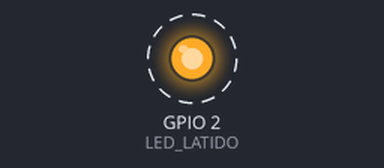
This sketch was run on a simulated ESP32. Shown: output pins drawn as LEDs (lit = HIGH). Dashed ring = blinking. What the sketch prints to the serial monitor is not drawn.

Above: at 0.5 s.
Timing chart, 0 to 3.3 s (numbered marks = the images above):
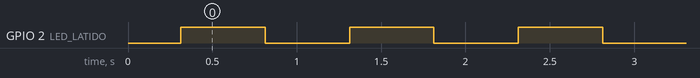

The sketch:

03_hilos_freertos.ino
```cpp
/*
  ============================================================================
  EJEMPLO 3 de 5 - HILOS REALES Y PARALELISMO CON DOS NUCLEOS (FreeRTOS/ESP32)
  ============================================================================
  Placa: ESP32 DevKit (simulable en Wokwi)
  Autor: Cristian Carrera 2024-1932 - ITLA - IA e IoT 2026-C-2

  Aqui se demuestran las DOS ideas separadas que la gente suele confundir:

  (a) CONCURRENCIA CON EXPULSION (preemptive multitasking)
      Dos tareas comparten el Nucleo 1. Una de ellas, "tareaTragona", esta
      escrita a proposito con un delay() de 3 segundos y calculos pesados.
      En el modelo cooperativo del Ejemplo 2 eso habria congelado todo.
      Aqui NO pasa nada: cuando la tareaTragona se duerme o agota su turno,
      el planificador la EXPULSA y le entrega la CPU a la tarea de tiempo
      real. El LED de latido sigue impecable a 1 Hz.

  (b) PARALELISMO VERDADERO
      El ESP32 tiene dos nucleos fisicos. "tareaNucleo0" y "tareaNucleo1"
      corren AL MISMO TIEMPO, cada una en su propio nucleo. Ambas cuentan lo
      mas rapido que pueden durante 1 segundo e imprimen su resultado junto
      con xPortGetCoreID(). Que ambas avancen simultaneamente es la prueba
      de que esto ya no es "turnarse rapido": es ejecutarse a la vez.

  QUE OBSERVAR EN LA DEMOSTRACION
  -------------------------------
  1. El LED de latido nunca se altera, ni siquiera durante los 3 s de la
     tarea tragona. Compare con el Ejemplo 1.
  2. El monitor serie imprime "Nucleo 0" y "Nucleo 1" intercalados, con sus
     contadores creciendo en paralelo.
  3. La prioridad manda: al subir la prioridad de la tarea de latido por
     encima de la tragona, la latencia se mantiene por debajo de 1 ms.
  ============================================================================
*/

const int LED_LATIDO = 2;    // LED integrado del ESP32 DevKit

// ---------------------------------------------------------------------------
// TAREA DE TIEMPO REAL - prioridad ALTA (3)
// Debe encender/apagar el LED con un periodo exacto. Se usa vTaskDelayUntil
// (no vTaskDelay) porque compensa el tiempo que la tarea tardo en ejecutarse
// y evita la deriva acumulativa del reloj.
// ---------------------------------------------------------------------------
void tareaLatido(void *p) {
  TickType_t ultimoDespertar = xTaskGetTickCount();
  bool encendido = false;
  uint32_t pulsos = 0;
  uint32_t t0 = millis();

  for (;;) {
    encendido = !encendido;
    digitalWrite(LED_LATIDO, encendido);

    if (++pulsos % 20 == 0) {   // cada 10 s reporta su exactitud
      uint32_t transcurrido = millis() - t0;
      uint32_t esperado     = (pulsos - 1) * 500;   // el 1er pulso ocurre en t=0
      Serial.printf("[LATIDO ] %u pulsos en %u ms  -> deriva: %d ms\n",
                    pulsos, transcurrido, (int)transcurrido - (int)esperado);
    }
    vTaskDelayUntil(&ultimoDespertar, pdMS_TO_TICKS(500));
  }
}

// ---------------------------------------------------------------------------
// TAREA "TRAGONA" - prioridad BAJA (1), en el MISMO nucleo que el latido
// Simula una rutina mal escrita: bloquea 3 segundos y ademas quema CPU.
// El objetivo es probar que el planificador la expulsa sin piedad.
// ---------------------------------------------------------------------------
void tareaTragona(void *p) {
  for (;;) {
    Serial.println(F("[TRAGONA] Empiezo un bloqueo de 3 segundos..."));
    delay(3000);   // en FreeRTOS, delay() cede la CPU: la tarea se suspende

    Serial.println(F("[TRAGONA] Ahora quemo CPU sin ceder nada (2 s)..."));
    uint32_t fin = millis() + 2000;
    volatile double basura = 0;
    while (millis() < fin) basura += 1.0 / (millis() + 1.0);

    Serial.printf("[TRAGONA] Termine. (el LED nunca se detuvo) %.3f\n",
                  (double)basura);
  }
}

// ---------------------------------------------------------------------------
// PAR DE TAREAS GEMELAS - una anclada a cada nucleo fisico.
// Demuestran PARALELISMO: los dos contadores avanzan en el mismo instante.
// ---------------------------------------------------------------------------
void tareaContadoraParalela(void *parametroNombre) {
  const char *nombre = (const char *)parametroNombre;

  for (;;) {
    uint32_t cuenta = 0;
    uint32_t fin = millis() + 1000;
    while (millis() < fin) cuenta++;

    Serial.printf("[%s] corriendo en Nucleo %d -> %u iteraciones en 1 s\n",
                  nombre, xPortGetCoreID(), cuenta);
    vTaskDelay(pdMS_TO_TICKS(1500));
  }
}

void setup() {
  Serial.begin(115200);
  delay(300);
  pinMode(LED_LATIDO, OUTPUT);

  Serial.println(F("\nEJEMPLO 3 - Hilos FreeRTOS con expulsion y dos nucleos"));
  Serial.printf("Frecuencia del tick del planificador: %d Hz\n",
                configTICK_RATE_HZ);
  Serial.printf("setup() se esta ejecutando en el Nucleo %d\n\n",
                xPortGetCoreID());

  // (a) Concurrencia con expulsion: las dos comparten el Nucleo 1.
  //                       funcion       nombre     pila  param prio handle nucleo
  xTaskCreatePinnedToCore(tareaLatido,  "Latido",  2048, NULL, 3, NULL, 1);
  xTaskCreatePinnedToCore(tareaTragona, "Tragona", 4096, NULL, 1, NULL, 1);

  // (b) Paralelismo verdadero: una tarea anclada a cada nucleo fisico.
  static const char *n0 = "PAR-A";
  static const char *n1 = "PAR-B";
  xTaskCreatePinnedToCore(tareaContadoraParalela, "ParA", 2048, (void *)n0, 2, NULL, 0);
  xTaskCreatePinnedToCore(tareaContadoraParalela, "ParB", 2048, (void *)n1, 2, NULL, 1);
}

void loop() {
  vTaskDelay(pdMS_TO_TICKS(1000));
}
```

Measured:
- by itself, GPIO 2 (LED_LATIDO): alternates HIGH for 0.50 s and LOW for 0.50 s
- by itself, everything shown: repeats every 2.0 s, in 4 steps
